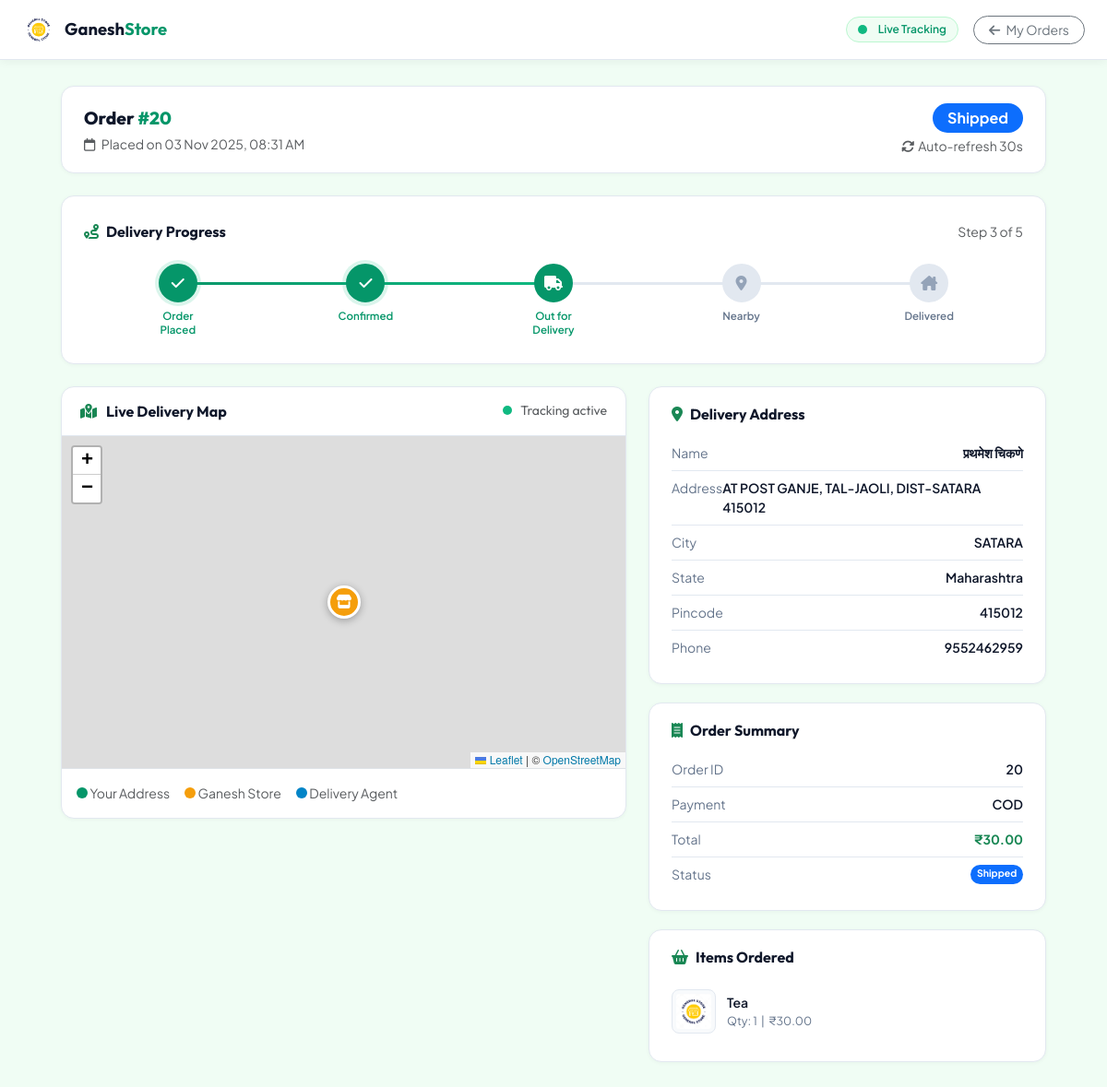
The app's page /user/track_order.php?order_id=20 (signed in) with its own data.
### tables this page shows
CREATE TABLE `orders` (
  `order_id` int(11) NOT NULL,
  `user_ip` varchar(255) DEFAULT NULL,
  `first_name` varchar(100) DEFAULT NULL,
  `last_name` varchar(100) DEFAULT NULL,
  `address1` text DEFAULT NULL,
  `address2` text DEFAULT NULL,
  `city` varchar(100) DEFAULT NULL,
  `state` varchar(100) DEFAULT NULL,
  `postcode` varchar(20) DEFAULT NULL,
  `phone` varchar(20) DEFAULT NULL,
  `email` varchar(100) DEFAULT NULL,
  `product_id` int(11) DEFAULT NULL,
  `quantity` int(11) DEFAULT NULL,
  `price` decimal(10,2) DEFAULT NULL,
  `payment_mode` varchar(50) DEFAULT NULL,
  `order_status` varchar(50) DEFAULT 'Pending',
  `order_date` datetime DEFAULT current_timestamp()
);

CREATE TABLE `order_items` (
  `item_id` int(11) NOT NULL,
  `order_id` int(11) DEFAULT NULL,
  `product_id` int(11) DEFAULT NULL,
  `quantity` int(11) DEFAULT NULL,
  `price` decimal(10,2) DEFAULT NULL
);

CREATE TABLE `products` (
  `product_id` int(25) NOT NULL,
  `product_name` varchar(100) NOT NULL,
  `description` varchar(200) NOT NULL,
  `product_keywords` varchar(200) NOT NULL,
  `category_id` int(11) NOT NULL,
  `product_image` varchar(200) NOT NULL,
  `Product_price` varchar(200) NOT NULL,
  `Product_unit` varchar(200) NOT NULL,
  `date` datetime NOT NULL DEFAULT current_timestamp(),
  `status` varchar(100) NOT NULL,
  `stock_quantity` int(11) DEFAULT 0,
  `created_at` datetime DEFAULT current_timestamp()
);

### user/track_order.php (the view, shortened to what this page needs)
<?php
include('../includes/connection.php');
$order_id = intval($_GET['order_id']);
$user_id  = $_SESSION['user_id'] ?? null;
$username = $_SESSION['username'] ?? '';
if ($user_id) {
    $uq = mysqli_prepare($con, "SELECT email FROM `user` WHERE user_id = ?");
    mysqli_stmt_bind_param($uq, 'i', $user_id);
} else {
    $uq = mysqli_prepare($con, "SELECT email FROM `user` WHERE username = ?");
    mysqli_stmt_bind_param($uq, 's', $username);
}
mysqli_stmt_execute($uq);
$ur = mysqli_stmt_get_result($uq);
$urow = mysqli_fetch_assoc($ur);
$user_email = $urow['email'] ?? '';
$stmt = mysqli_prepare($con, "SELECT * FROM orders WHERE order_id = ? AND email = ? LIMIT 1");
mysqli_stmt_bind_param($stmt, 'is', $order_id, $user_email);
mysqli_stmt_execute($stmt);
$result = mysqli_stmt_get_result($stmt);
$order  = mysqli_fetch_assoc($result);
$total_stmt = mysqli_prepare(
    $con,
    "SELECT COALESCE(SUM(price * quantity), 0) AS total
     FROM order_items
     WHERE order_id = ?"
);
mysqli_stmt_bind_param($total_stmt, 'i', $order_id);
mysqli_stmt_execute($total_stmt);
$total_result = mysqli_stmt_get_result($total_stmt);
$total_row = mysqli_fetch_assoc($total_result);
$total_calculated = (float)($total_row['total'] ?? 0);
$status = strtolower($order['order_status'] ?? 'pending');
$steps = ['pending'=>1,'confirmed'=>2,'processing'=>2,'shipped'=>3,'out for delivery'=>4,'delivered'=>5,'cancelled'=>0];
$current_step = $steps[$status] ?? 1;
$badge_map = ['delivered'=>'success','shipped'=>'primary','cancelled'=>'danger'];
$b = $badge_map[$status] ?? 'warning';
$items_q = mysqli_query($con, "SELECT oi.*, p.product_name, p.product_image
    FROM order_items oi
    JOIN products p ON oi.product_id = p.product_id
    WHERE oi.order_id = $order_id");
?>
<!DOCTYPE html>
<html lang="en">
<head>
    <link href="https://cdn.jsdelivr.net/npm/bootstrap@5.3.2/dist/css/bootstrap.min.css" rel="stylesheet">
    <link rel="stylesheet" href="https://cdnjs.cloudflare.com/ajax/libs/font-awesome/6.7.2/css/all.min.css">
    <link rel="stylesheet" href="https://unpkg.com/leaflet@1.9.4/dist/leaflet.css"/>
</head>
<body>
<header class="track-header">
    <a href="../index.php" class="brand-link">
        <img src="../images/ganesh_store_logo__1_-removebg-preview.png" alt="Logo"
             style="width:36px;height:36px;" onerror="this.src='../images/ganesh store logo.png'">
        <span class="brand-name">Ganesh<span>Store</span></span>
    </a>
    <div class="d-flex align-items-center gap-3">
        <span class="refresh-badge"><span class="live-dot"></span> Live Tracking</span>
        <a href="profile.php" class="btn btn-sm btn-outline-secondary rounded-pill px-3">
            <i class="fa-solid fa-arrow-left me-1"></i> My Orders
        </a>
    </div>
</header>
<div class="track-container">
    <div class="order-info-bar">
        <div>
            <div class="order-id-badge">Order <span>#<?php echo $order_id; ?></span></div>
            <div class="text-muted small mt-1">
                <i class="fa-regular fa-calendar me-1"></i>
                Placed on <?php echo date('d M Y, h:i A', strtotime($order['order_date'])); ?>
            </div>
        </div>
        <div class="text-end">
            <span class="badge bg-<?php echo $b; ?> <?php echo $b==='warning'?'text-dark':''; ?> px-3 py-2 rounded-pill fs-6">
                <?php echo htmlspecialchars($order['order_status']); ?>
            </span>
            <div class="text-muted small mt-1"><i class="fa-solid fa-rotate me-1"></i>Auto-refresh 30s</div>
        </div>
    </div>
    <div class="timeline-wrapper">
        <div class="d-flex align-items-center justify-content-between mb-4">
            <h6 class="fw-bold m-0" style="font-family:var(--font-heading)">
                <i class="fa-solid fa-route text-success me-2"></i>Delivery Progress
            </h6>
            <small class="text-muted">Step <?php echo min($current_step,5); ?> of 5</small>
        </div>
        <div class="timeline-steps" id="timeline">
            <?php
            $ts = [
                ['fa-clipboard-check','Order Placed'],
                ['fa-box',            'Confirmed'],
                ['fa-truck',          'Out for Delivery'],
                ['fa-map-marker-alt', 'Nearby'],
                ['fa-house-chimney',  'Delivered'],
            ];
            foreach ($ts as $i => [$icon, $label]):
                $snum = $i + 1;
                if ($status === 'cancelled') $cls = 'cancelled';
                elseif ($snum < $current_step) $cls = 'done';
                elseif ($snum === $current_step) $cls = 'active';
                else $cls = '';
            ?>
            <div class="step <?php echo $cls; ?>">
                <div class="step-circle">
                    <?php if ($snum < $current_step && $status !== 'cancelled'): ?>
                        <i class="fa-solid fa-check"></i>
                    <?php else: ?>
                        <i class="fa-solid <?php echo $icon; ?>"></i>
                    <?php endif; ?>
                </div>
                <div class="step-label"><?php echo $label; ?></div>
            </div>
            <?php endforeach; ?>
        </div>
    </div>
    <div class="row g-4">
        <div class="col-lg-7">
            <div class="map-card">
                <div class="map-card-header">
                    <i class="fa-solid fa-map-location-dot text-success"></i>
                    Live Delivery Map
                    <span class="ms-auto text-muted small fw-normal">
                        <span class="live-dot"></span> Tracking active
                    </span>
                </div>
                <div id="delivery-map"></div>
                <div class="p-3 border-top d-flex gap-3 small text-muted">
                    <span><span style="display:inline-block;width:12px;height:12px;background:#059669;border-radius:50%"></span> Your Address</span>
                    <span><span style="display:inline-block;width:12px;height:12px;background:#f59e0b;border-radius:50%"></span> Ganesh Store</span>
                    <?php if (in_array($status, ['shipped','out for delivery'])): ?>
                    <span><span style="display:inline-block;width:12px;height:12px;background:#0284c7;border-radius:50%"></span> Delivery Agent</span>
                    <?php endif; ?>
                </div>
            </div>
        </div>
        <div class="col-lg-5">
            <div class="detail-card">
                <h6><i class="fa-solid fa-location-dot text-success me-2"></i>Delivery Address</h6>
                <div class="detail-row"><span class="detail-label">Name</span><span class="detail-value"><?php echo htmlspecialchars($order['first_name'].' '.$order['last_name']); ?></span></div>
                <div class="detail-row"><span class="detail-label">Address</span><span class="detail-value"><?php echo htmlspecialchars($order['address1']); ?></span></div>
                <div class="detail-row"><span class="detail-label">City</span><span class="detail-value"><?php echo htmlspecialchars($order['city']); ?></span></div>
                <div class="detail-row"><span class="detail-label">State</span><span class="detail-value"><?php echo htmlspecialchars($order['state']); ?></span></div>
                <div class="detail-row"><span class="detail-label">Pincode</span><span class="detail-value"><?php echo htmlspecialchars($order['postcode']); ?></span></div>
                <div class="detail-row"><span class="detail-label">Phone</span><span class="detail-value"><?php echo htmlspecialchars($order['phone']); ?></span></div>
            </div>
            <div class="detail-card">
                <h6><i class="fa-solid fa-receipt text-success me-2"></i>Order Summary</h6>
                <div class="detail-row"><span class="detail-label">Order ID</span><span class="detail-value"><?php echo $order_id; ?></span></div>
                <div class="detail-row"><span class="detail-label">Payment</span><span class="detail-value"><?php echo htmlspecialchars($order['payment_mode']); ?></span></div>
                <div class="detail-row">
    <span class="detail-label">Total</span>
    <span class="detail-value text-success fw-bold">
        ₹<?php echo number_format($total_calculated, 2); ?>
    </span>
</div>
                <div class="detail-row"><span class="detail-label">Status</span>
                    <span class="badge bg-<?php echo $b; ?> <?php echo $b==='warning'?'text-dark':''; ?> rounded-pill">
                        <?php echo htmlspecialchars($order['order_status']); ?>
                    </span>
                </div>
            </div>
            <?php if ($items_q && mysqli_num_rows($items_q) > 0): ?>
            <div class="detail-card">
                <h6><i class="fa-solid fa-basket-shopping text-success me-2"></i>Items Ordered</h6>
                <?php while ($item = mysqli_fetch_assoc($items_q)): ?>
                <div class="item-row">
                    <img src="../Admin/product_images/<?php echo htmlspecialchars($item['product_image']); ?>"
                         alt="<?php echo htmlspecialchars($item['product_name']); ?>"
                         class="item-img" onerror="this.src='../images/ganesh store logo.png'">
                    <div class="flex-grow-1">
                        <div class="item-name"><?php echo htmlspecialchars($item['product_name']); ?></div>
                        <div class="item-qty">Qty: <?php echo $item['quantity']; ?> &nbsp;|&nbsp; ₹<?php echo number_format($item['price'] ?? 0, 2); ?></div>
                    </div>
                </div>
                <?php endwhile; ?>
            </div>
            <?php endif; ?>
        </div>
    </div>
</div>
</body>
</html>

### user/track_order.php (style rules this page uses)
:root { --primary:#059669; --primary-light:#10b981; --bg:#f0fdf4; --surface:#fff; --text:#0f172a; --muted:#64748b; --border:#e2e8f0; --font-heading:'Outfit',sans-serif; --font-sans:'Plus Jakarta Sans',sans-serif; }
* { box-sizing:border-box;margin:0;padding:0 }
body { font-family:var(--font-sans);background:var(--bg);color:var(--text);min-height:100vh }
.track-header { background:#fff;border-bottom:1px solid var(--border);padding:14px 24px; display:flex;align-items:center;justify-content:space-between; position:sticky;top:0;z-index:100;box-shadow:0 2px 10px rgba(0,0,0,.05) }
.brand-link { display:flex;align-items:center;gap:10px;text-decoration:none }
.brand-name { font-family:var(--font-heading);font-size:1.15rem;font-weight:700;color:var(--text) }
.brand-name span { color:var(--primary) }
.track-container { max-width:1100px;margin:0 auto;padding:28px 16px 60px }
.order-info-bar { background:#fff;border:1px solid var(--border);border-radius:14px; padding:18px 24px;display:flex;align-items:center;justify-content:space-between; flex-wrap:wrap;gap:12px;margin-bottom:24px;box-shadow:0 1px 4px rgba(0,0,0,.04) }
.order-id-badge { font-family:var(--font-heading);font-size:1.2rem;font-weight:800 }
.order-id-badge span { color:var(--primary) }
.live-dot { width:10px;height:10px;border-radius:50%;background:#10b981; display:inline-block;animation:pulse-dot 1.5s infinite;margin-right:6px }
.timeline-wrapper { background:#fff;border:1px solid var(--border);border-radius:14px; padding:28px 24px;margin-bottom:24px;box-shadow:0 1px 4px rgba(0,0,0,.04) }
.timeline-steps { display:flex;align-items:flex-start;justify-content:space-between;position:relative }
.timeline-steps::before { content:'';position:absolute;top:20px;left:10%;right:10%; height:3px;background:var(--border);z-index:0 }
.step { display:flex;flex-direction:column;align-items:center;text-align:center; position:relative;z-index:2;flex:1 }
.step-circle { width:42px;height:42px;border-radius:50%;display:flex;align-items:center; justify-content:center;font-size:1rem;background:#e2e8f0;color:#94a3b8; border:3px solid #e2e8f0;transition:all .5s ease }
.step.done .step-circle { background:var(--primary);color:#fff;border-color:var(--primary); box-shadow:0 0 0 4px rgba(16,185,129,.15) }
.step.active .step-circle { background:var(--primary);color:#fff;border-color:var(--primary); animation:ring-pulse 1.5s infinite }
.step-label { font-size:.72rem;font-weight:600;color:var(--muted);margin-top:8px; line-height:1.3;max-width:70px }
.step.done .step-label,.step.active .step-label { color:var(--primary) }
#delivery-map { height:360px;border-radius:0 }
.map-card { background:#fff;border-radius:14px;border:1px solid var(--border); overflow:hidden;margin-bottom:24px;box-shadow:0 1px 4px rgba(0,0,0,.04) }
.map-card-header { padding:14px 20px;border-bottom:1px solid var(--border); display:flex;align-items:center;gap:10px;font-weight:700; font-family:var(--font-heading) }
.detail-card { background:#fff;border:1px solid var(--border);border-radius:14px; padding:20px 24px;margin-bottom:20px;box-shadow:0 1px 4px rgba(0,0,0,.04) }
.detail-card h6 { font-family:var(--font-heading);font-weight:700;font-size:1rem;margin-bottom:14px }
.detail-row { display:flex;justify-content:space-between;padding:8px 0; border-bottom:1px solid var(--border);font-size:.875rem }
.detail-row:last-child { border-bottom:none }
.detail-label { color:var(--muted) }
.detail-value { font-weight:600 }
.item-row { display:flex;align-items:center;gap:12px;padding:10px 0; border-bottom:1px solid var(--border) }
.item-row:last-child { border-bottom:none }
.item-img { width:48px;height:48px;object-fit:contain;border-radius:8px; border:1px solid var(--border);background:#f8fafc;padding:4px }
.item-name { font-weight:600;font-size:.875rem }
.item-qty { font-size:.78rem;color:var(--muted) }
.refresh-badge { background:#f0fdf4;border:1px solid #bbf7d0;color:var(--primary); font-size:.75rem;font-weight:600;padding:4px 12px;border-radius:999px; display:inline-flex;align-items:center;gap:6px }

### records on screen
orders: order_date "03 Nov 2025, 08:31 AM", order_status "Shipped", order_status "3", first_name+last_name "प्रथमेश चिकणे", address1 "AT POST GANJE, TAL-JAOLI, DIST-SATARA 415012", city "SATARA", state "Maharashtra", postcode "415012", phone "9552462959", payment_mode "COD"
order_items: product.product_name "Tea", quantity "1", price "30.00"

### other values on screen
$order_id "20"
$label "Order Placed"
$label "Confirmed"
$label "Out for Delivery"
$label "Nearby"
$label "Delivered"
$total_calculated "30.00"
